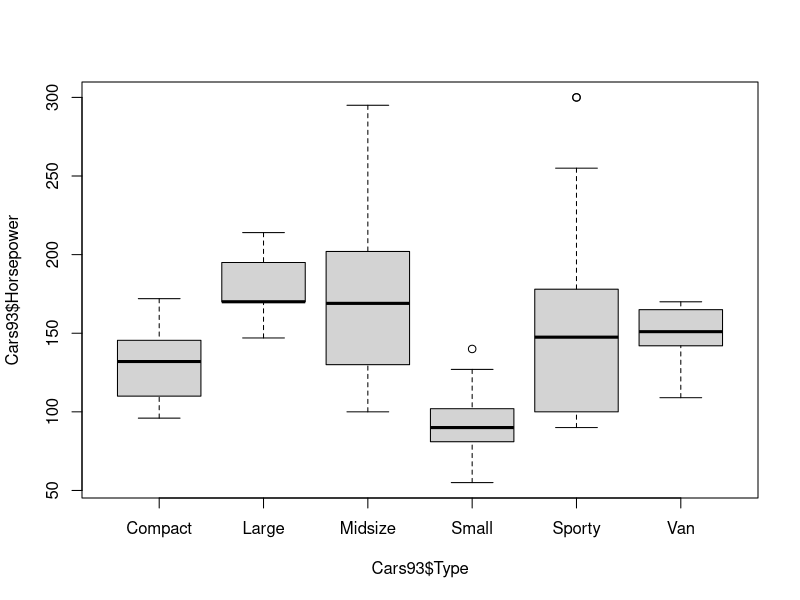

Write R code to recreate this figure.
## ---- chunk 1
library(MASS)
## ---- chunk 2
# Edit me
## ---- chunk 3
set.seed(12345) # Set seed of random number generator
fake.data <- matrix(runif(800), nrow=25)
## ---- chunk 4
# Edit me
## ---- chunk 5
# Edit me
## ---- chunk 6
# Edit me
## ---- chunk 7
boxplot(Cars93$Horsepower ~ Cars93$Type)
## ---- chunk 8
# Edit me
